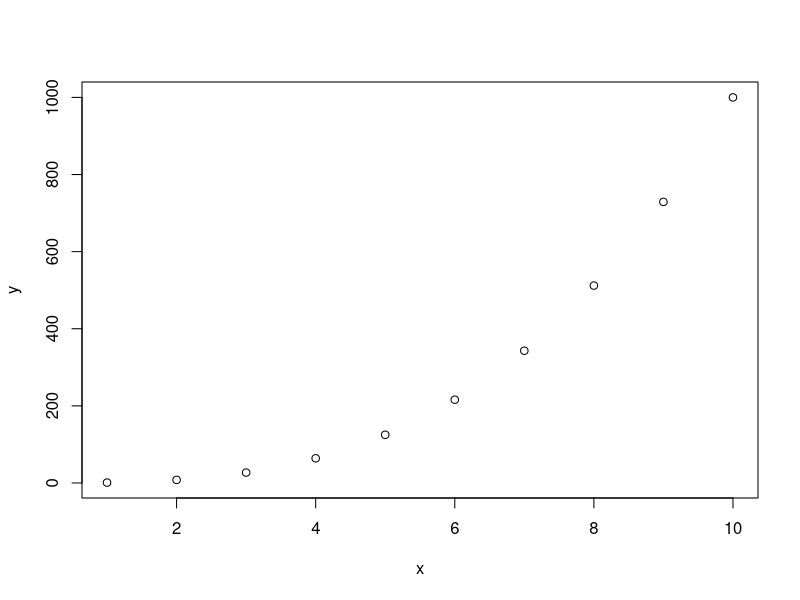

The R source for this figure:
## ---- chunk 1

## ---- chunk 2
x = 1:10
y = x^3
plot(x,y)
